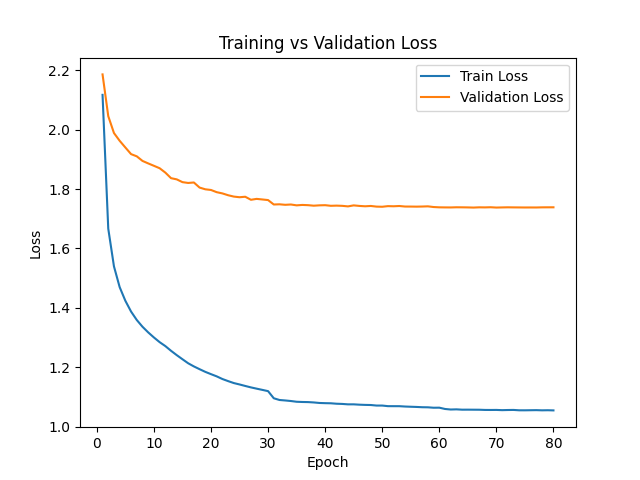

The script that saved this image:
import pandas as pd
import matplotlib.pyplot as plt

train_df = pd.read_csv("Training vs. Validation Loss_Training.csv")
val_df = pd.read_csv("Training vs. Validation Loss_Validation.csv")

train_df.columns = ["wall_time", "step", "train_loss"]
val_df.columns = ["wall_time", "step", "val_loss"]

train_df = train_df[["step", "train_loss"]]
val_df = val_df[["step", "val_loss"]]

df = pd.merge(train_df, val_df, on="step", how="outer")
df = df.sort_values("step")

plt.plot(df["step"], df["train_loss"], label="Train Loss")
plt.plot(df["step"], df["val_loss"], label="Validation Loss")

plt.xlabel("Epoch")
plt.ylabel("Loss")
plt.title("Training vs Validation Loss")
plt.legend()
plt.savefig("train_vs_val.png")
